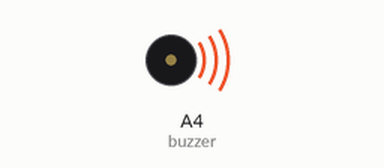
A sketch run on a simulated Arduino Uno, built with avr-gcc and run on an emulated ATmega328P. Parts: buzzer (waves = sounding).

Above: at 2.0 s.
At 73.4 s:
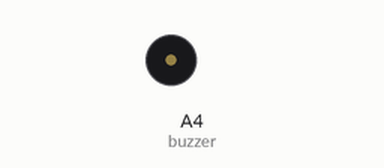
Timing chart, 0 to 74.9 s (numbered marks = the images above):
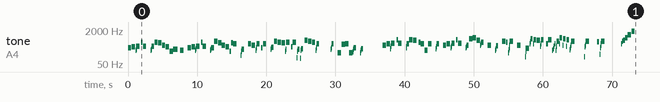

The sketch:

Quand_la_lumiere_resplendira.ino
```cpp
// GENSHIN IMPACT 楓廷廷區常駐場景 BGM "晨光初映時" / Court of Fontaine (Dawn) Theme OST "Quand la lumiere resplendira"

#include <avr/pgmspace.h>

#define NOTE_B0  31
#define NOTE_C1  33
#define NOTE_CS1 35
#define NOTE_D1  37
#define NOTE_DS1 39
#define NOTE_E1  41
#define NOTE_F1  44
#define NOTE_FS1 46
#define NOTE_G1  49
#define NOTE_GS1 52
#define NOTE_A1  55
#define NOTE_AS1 58
#define NOTE_B1  62
#define NOTE_C2  65
#define NOTE_CS2 69
#define NOTE_D2  73
#define NOTE_DS2 78
#define NOTE_E2  82
#define NOTE_F2  87
#define NOTE_FS2 93
#define NOTE_G2  98
#define NOTE_GS2 104
#define NOTE_A2  110
#define NOTE_AS2 117
#define NOTE_B2  123
#define NOTE_C3  131
#define NOTE_CS3 139
#define NOTE_D3  147
#define NOTE_DS3 156
#define NOTE_E3  165
#define NOTE_F3  175
#define NOTE_FS3 185
#define NOTE_G3  196
#define NOTE_GS3 208
#define NOTE_A3  220
#define NOTE_AS3 233
#define NOTE_B3  247
#define NOTE_C4  262
#define NOTE_CS4 277
#define NOTE_D4  294
#define NOTE_DS4 311
#define NOTE_E4  330
#define NOTE_F4  349
#define NOTE_FS4 370
#define NOTE_G4  392
#define NOTE_GS4 415
#define NOTE_A4  440
#define NOTE_AS4 466
#define NOTE_B4  494
#define NOTE_C5  523
#define NOTE_CS5 554
#define NOTE_D5  587
#define NOTE_DS5 622
#define NOTE_E5  659
#define NOTE_F5  698
#define NOTE_FS5 740
#define NOTE_G5  784
#define NOTE_GS5 831
#define NOTE_A5  880
#define NOTE_AS5 932
#define NOTE_B5  988
#define NOTE_C6  1047
#define NOTE_CS6 1109
#define NOTE_D6  1175
#define NOTE_DS6 1245
#define NOTE_E6  1319
#define NOTE_F6  1397
#define NOTE_FS6 1480
#define NOTE_G6  1568
#define NOTE_GS6 1661
#define NOTE_A6  1760
#define NOTE_AS6 1865
#define NOTE_B6  1976
#define NOTE_C7  2093
#define NOTE_CS7 2217
#define NOTE_D7  2349
#define NOTE_DS7 2489
#define NOTE_E7  2637
#define NOTE_F7  2794
#define NOTE_FS7 2960
#define NOTE_G7  3136
#define NOTE_GS7 3322
#define NOTE_A7  3520
#define NOTE_AS7 3729
#define NOTE_B7  3951
#define NOTE_C8  4186
#define NOTE_CS8 4435
#define NOTE_D8  4699
#define NOTE_DS8 4978
#define NOTE_E8  5274
#define NOTE_F8  5588
#define NOTE_FS8 5920
#define NOTE_G8  6272
#define NOTE_GS8 6645
#define NOTE_A8  7074
#define NOTE_AS8 7459
#define NOTE_B8  7902
#define REST 0

int tempo = 110;
int buzzer = A4;

const int melody[] PROGMEM = {
  NOTE_D4,4,NOTE_E4,4,NOTE_A3,32,NOTE_B3,32,NOTE_F4,4,REST,16,NOTE_C5,8,NOTE_F4,4,REST,4,
  NOTE_A3,32,NOTE_B3,32,NOTE_F4,5,NOTE_C5,4,NOTE_B4,4,NOTE_G4,4,NOTE_E4,4,NOTE_G3,4,NOTE_B3,3,REST,8,NOTE_A3,4,REST,4,
  NOTE_D4,4,NOTE_E4,4,NOTE_A3,32,NOTE_C4,32,NOTE_F4,4,REST,16,NOTE_C5,8,NOTE_F4,4,REST,4,
  NOTE_A3,32,NOTE_B3,32,NOTE_D4,5,NOTE_D5,4,NOTE_B4,4,NOTE_G4,4,NOTE_E4,4,NOTE_G3,8,NOTE_B4,8,NOTE_A4,4,REST,4,
  NOTE_C3,32,NOTE_G3,32,NOTE_B3,6,REST,4,
  NOTE_A4,4,NOTE_G4,4,NOTE_A3,32,NOTE_D4,32,NOTE_A4,4,REST,16,NOTE_D4,8,NOTE_A4,4,REST,4,NOTE_B3,32,NOTE_D4,32,NOTE_DS4,6,NOTE_D5,4,NOTE_C5,4,NOTE_B4,4,NOTE_G3,32,NOTE_B3,32,NOTE_C5,4,REST,16,
  NOTE_E4,8,NOTE_C5,4,NOTE_G2,32,NOTE_G3,32,NOTE_B3,6,NOTE_FS2,32,NOTE_A3,32,NOTE_C4,6,REST,16,
  NOTE_E5,4,NOTE_D5,4,NOTE_C5,4,NOTE_A3,32,NOTE_D4,32,NOTE_A4,6,REST,2,REST,4,
  NOTE_B3,32,NOTE_D4,32,NOTE_A4,6,REST,4,NOTE_E3,4,NOTE_GS4,4,NOTE_A4,4,NOTE_E3,4,NOTE_FS3,32,NOTE_B3,32,NOTE_D4,6,REST,4,NOTE_E3,32,NOTE_A3,32,NOTE_C4,6,REST,1,REST,4,REST,32,
  NOTE_G4,4,NOTE_A4,4,NOTE_C4,32,NOTE_F4,32,NOTE_AS4,4,REST,16,REST,32,NOTE_F5,8,NOTE_AS4,4,REST,4,NOTE_D4,32,NOTE_E4,32,NOTE_A4,6,NOTE_F5,4,NOTE_E5,4,REST,8,
  NOTE_C5,8,NOTE_A4,4,NOTE_A3,4,NOTE_A4,4,REST,4,NOTE_C4,32,NOTE_E4,32,NOTE_A4,6,REST,4,
  NOTE_G4,4,NOTE_A4,4,NOTE_D4,32,NOTE_F4,32,NOTE_AS4,4,REST,16,NOTE_F5,8,NOTE_AS4,4,REST,4,NOTE_D4,32,NOTE_E4,32,NOTE_G4,6,NOTE_G5,4,NOTE_A5,4,NOTE_E5,4,NOTE_G4,32,NOTE_A4,32,NOTE_C5,6,REST,4,NOTE_G4,4,REST,4,
  NOTE_A3,32,NOTE_C4,32,NOTE_FS4,6,REST,4,NOTE_D5,4,NOTE_C5,8,NOTE_E3,32,NOTE_AS3,32,NOTE_D4,32,NOTE_G4,32,NOTE_D5,4,REST,4,NOTE_G4,4,REST,4,
  NOTE_A2,32,NOTE_G3,32,NOTE_CS4,4,NOTE_A4,32,NOTE_CS5,32,NOTE_G5,6,NOTE_A4,32,NOTE_F5,5,NOTE_E5,4,NOTE_F4,32,NOTE_A4,32,NOTE_F5,6,REST,6,NOTE_A4,8,NOTE_F5,4,
  NOTE_A3,16,NOTE_C4,16,NOTE_F4,16,NOTE_A4,16,NOTE_A3,32,NOTE_F4,32,NOTE_D5,6,NOTE_A4,32,NOTE_A5,5,NOTE_G4,32,NOTE_G5,5,NOTE_F4,32,NOTE_F5,5,NOTE_AS3,32,NOTE_D4,32,NOTE_G4,32,NOTE_D5,4,REST,2,REST,8,
  NOTE_A2,32,NOTE_E4,32,NOTE_G4,32,NOTE_D5,4,REST,2,NOTE_CS5,6,NOTE_D3,32,NOTE_D4,32,NOTE_G4,32,NOTE_A4,32,NOTE_D5,4,REST,1,REST,16,
  NOTE_A4,16,NOTE_D5,12,NOTE_E5,8,NOTE_A5,6,NOTE_D6,4,NOTE_A6,4,

};

int notes = sizeof(melody) / sizeof(melody[0]) / 2;
int wholenote = (60000 * 4) / tempo;

void playMelody(const int melody[], int notes, int wholenote) {
  for (int thisNote = 0; thisNote < notes * 2; thisNote += 2) {

    int pitch = pgm_read_word(&melody[thisNote]);
    int divider = pgm_read_word(&melody[thisNote + 1]);

    int noteDuration;

    if (divider > 0) {
      // 正常音符
      noteDuration = wholenote / divider;
    } else {
      // 負音符（1.5倍）
      noteDuration = wholenote / abs(divider);
      noteDuration = noteDuration * 1.5;
    }

    tone(buzzer, pitch, noteDuration * 0.9);
    delay(noteDuration);
    noTone(buzzer);
  }
}

void setup() {
  playMelody(melody, notes, wholenote);
}

void loop() {
}
```
